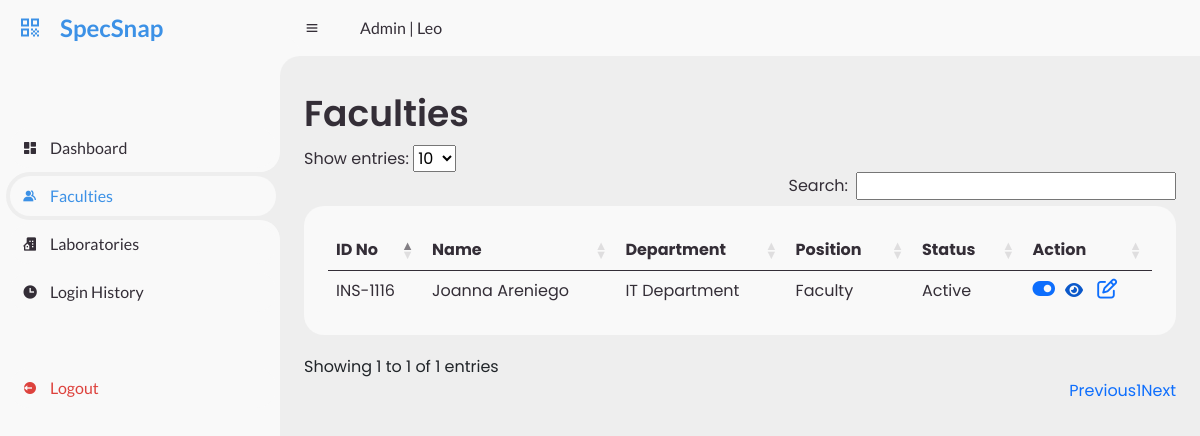
The page /fview.php (signed in) on the database its author committed.
### tables this page shows
CREATE TABLE `faculty` (
  `idno` varchar(50) NOT NULL,
  `fname` varchar(40) DEFAULT NULL,
  `mname` varchar(40) NOT NULL,
  `lname` varchar(40) NOT NULL,
  `sex` varchar(6) NOT NULL,
  `addrs` varchar(100) DEFAULT NULL,
  `cpno` varchar(11) NOT NULL,
  `department` varchar(30) NOT NULL,
  `position` varchar(30) NOT NULL,
  `faculty_stat` varchar(20) NOT NULL,
  `email` varchar(50) DEFAULT NULL,
  `passw` varchar(30) DEFAULT NULL
);

### fview.php (the view, shortened to what this page needs)
<!DOCTYPE html>
<html lang="en">
<head>
	<link href='https://unpkg.com/boxicons@2.0.9/css/boxicons.min.css' rel='stylesheet'>
	<link href="https://cdn.jsdelivr.net/npm/bootstrap@5.0.2/dist/css/bootstrap.min.css" rel="stylesheet">
    <link href="https://cdn.jsdelivr.net/npm/bootstrap@5.0.2/dist/css/bootstrap.min.css" rel="stylesheet">
    <link rel="stylesheet" href="https://cdn.datatables.net/1.11.5/css/dataTables.bootstrap5.min.css">
    <link rel="stylesheet" href="https://cdnjs.cloudflare.com/ajax/libs/font-awesome/4.7.0/css/font-awesome.min.css">
	<link rel="stylesheet" href="assets/css/fac-adm-style.css">
    <link rel="stylesheet" href="assets/css/hview.css">
</head>
<body style="background-color: #eee">
	<section id="sidebar">
		<a href="#" class="brand">
			<i class='bx bx-qr'></i>
			<span class="text">SpecSnap</span>
		</a>
		<ul class="side-menu top">
			<li>
				<a href="ahomepage.php">
					<i class='bx bxs-dashboard' ></i>
					<span class="text">Dashboard</span>
				</a>
			</li>
			<li  class="active">
				<a href="fview.php">
					<i class='bx bxs-group' ></i>
					<span class="text">Faculties</span>
				</a>
			</li>
			<li>
				<a href="lview.php">
					<i class='bx bxs-building-house'></i>
					<span class="text">Laboratories</span>
				</a>
			</li>
			<li>
				<a href="logz.php">
					<i class='bx bxs-time'></i>
					<span class="text">Login History</span>
				</a>
			</li>
		</ul>
		<ul class="side-menu">
			<li>
				<a href="logout.php" class="logout">
					<i class='bx bxs-log-out-circle' ></i>
					<span class="text">Logout</span>
				</a>
			</li>
		</ul>
	</section>
	<section id="content">
		<nav>
			<i class='bx bx-menu' ></i>
			<a href="#" class="nav-link">Admin | <?php echo $_SESSION["user"] ?></a>
		</nav>
		<main>
			<div class="head-title">
				<div class="left">
					<h1>Faculties</h1>
				</div>
			</div>
            <?php
require "db_connection.php";
$sql = "SELECT * FROM `faculty` WHERE 1=1";
$result = $link->query($sql);
if ($result) {
    if ($result->num_rows > 0) {
        echo '
        <div class="table-responsive">
        <table id="example" class="table table-hover" >
            <thead>
                <tr>
                    <th>ID No</th>
                    <th>Name</th>
                    <th>Department</th>
                    <th>Position</th>
                    <th>Status</th>
                    <th>Action</th>
                </tr>
            </thead>
            <tbody>';
            while ($row = $result->fetch_assoc()) {
                echo '<tr>';
                echo '<td>' . $row['idno'] . '</td>';
                echo '<td>' . $row['fname'] . " " . $row['lname'] . '</td>';
                echo '<td>' . $row['department'] . '</td>';
                echo '<td>' . $row['position'] . '</td>';
                echo '<td>' . $row['faculty_stat'] . '</td>';
                echo '<td>';
                if ($row['faculty_stat'] === 'Active') {
                    echo '<a href="fchange.php?id=' . $row['idno'] . '" class="link-primary"><i class="fa fa-toggle-on fs-5"></i></a>';
                } else {
                    echo '<a href="fchange.php?id=' . $row['idno'] . '" class="link-primary"><i class="fa fa-toggle-off fs-5"></i></a>';
                }
                echo '<i style="margin-left: 10px; color: #0a58ca;" class="fa-solid fa-eye view-faculty-details" data-id="' . $row['idno'] . '"></i>';
                echo '<a href="edit_faculty.php?id=' . $row['idno'] . '" class="link-primary" style="margin-left: 10px;">
                        <i class="fa fa-edit fs-5"></i>
                      </a>';
                echo '</td>';
                echo '</tr>';
            }
        echo '
            </tbody>
        </table>
        </div>';
    } else {
        echo "No results found.";
    }
}
?>
		</main>
	</section>
</body>
</html>

### assets/css/fac-adm-style.css (style rules this page uses)
* { margin: 0; padding: 0; box-sizing: border-box; }
a { text-decoration: none; }
li { list-style: none; }
:root { --poppins: 'Poppins', sans-serif; --lato: 'Lato', sans-serif; --light: #F9F9F9; --blue: #3C91E6; --light-blue: #CFE8FF; --grey: #eee; --dark-grey: #AAAAAA; --dark: #342E37; --red: #dd423d; --light-red: #f79d99; --yellow: #FFCE26; --light-yellow: #FFF2C6; --orange: #FD7238; --light-orange: #FFE0D3; --green: #5cb85c; --light-green: #b0e3b0; }
html { overflow-x: hidden; }
body { background: var(--grey); overflow-x: hidden; }
#sidebar { position: fixed; top: 0; left: 0; width: 280px; height: 100%; background: var(--light); z-index: 2000; font-family: var(--lato); transition: .3s ease; overflow-x: hidden; scrollbar-width: none; }
#sidebar .brand { font-size: 24px; font-weight: 700; height: 56px; display: flex; align-items: center; color: var(--blue); position: sticky; top: 0; left: 0; background: var(--light); z-index: 500; padding-bottom: 20px; box-sizing: content-box; }
#sidebar .brand .bx { min-width: 60px; display: flex; justify-content: center; }
#sidebar .side-menu { width: 100%; margin-top: 48px; }
#sidebar .side-menu li { height: 48px; background: transparent; margin-left: 6px; border-radius: 48px 0 0 48px; padding: 4px; }
#sidebar .side-menu li.active { background: var(--grey); position: relative; }
#sidebar .side-menu li.active::before { content: ''; position: absolute; width: 40px; height: 40px; border-radius: 50%; top: -40px; right: 0; box-shadow: 20px 20px 0 var(--grey); z-index: -1; }
#sidebar .side-menu li.active::after { content: ''; position: absolute; width: 40px; height: 40px; border-radius: 50%; bottom: -40px; right: 0; box-shadow: 20px -20px 0 var(--grey); z-index: -1; }
#sidebar .side-menu li a { width: 100%; height: 100%; background: var(--light); display: flex; align-items: center; border-radius: 48px; font-size: 16px; color: var(--dark); white-space: nowrap; overflow-x: hidden; }
#sidebar .side-menu.top li.active a { color: var(--blue); }
#sidebar .side-menu li a.logout { color: var(--red); }
#sidebar .side-menu li a .bx { min-width: calc(60px - ((4px + 6px) * 2)); display: flex; justify-content: center; }
#content { position: relative; width: calc(100% - 280px); left: 280px; transition: .3s ease; }
#content nav { height: 56px; background: var(--light); padding: 0 24px; display: flex; align-items: center; grid-gap: 24px; font-family: var(--lato); position: sticky; top: 0; left: 0; z-index: 1000; }
#content nav::before { content: ''; position: absolute; width: 40px; height: 40px; bottom: -40px; left: 0; border-radius: 50%; box-shadow: -20px -20px 0 var(--light); }
#content nav a { color: var(--dark); }
#content nav .bx.bx-menu { cursor: pointer; color: var(--dark); }
#content nav .nav-link { font-size: 16px; transition: .3s ease; }
#content main { width: 100%; padding: 36px 24px; font-family: var(--poppins); max-height: calc(100vh - 56px); overflow-y: auto; }
#content main .head-title { display: flex; align-items: center; justify-content: space-between; grid-gap: 16px; flex-wrap: wrap; }
#content main .head-title .left h1 { font-size: 36px; font-weight: 600; margin-bottom: 10px; color: var(--dark); }

### assets/css/hview.css (style rules this page uses)
:root { --poppins: 'Poppins', sans-serif; --lato: 'Lato', sans-serif; --light: #F9F9F9; --blue: #3C91E6; --light-blue: #CFE8FF; --grey: #eee; --dark-grey: #AAAAAA; --dark: #342E37; --red: #dd423d; --light-red: #f79d99; --yellow: #FFCE26; --light-yellow: #FFF2C6; --orange: #FD7238; --light-orange: #FFE0D3; --green: #5cb85c; --light-green: #b0e3b0; }
.table { width: 100%; color: var(--dark); background-color: var(--light); border-radius: 20px; padding: 24px; overflow-x: auto; }
td { border: none; }

### fview.php (style rules this page uses)
#sidebar ul { padding-left: 0; }

### rows shown on the page
faculty: idno "INS-1116", fname "Joanna", lname "Areniego", department "IT Department", position "Faculty", faculty_stat "Active"

### other values the page prints
$_SESSION["user"] "Leo"
